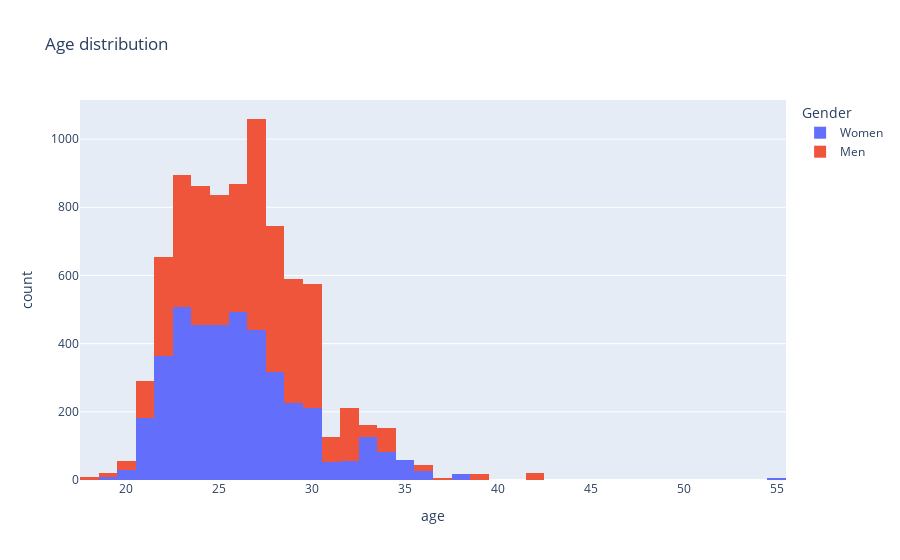

Write notebook code for a chart like this one.
### Code cell
fig = px.histogram(df, x="age", color="Gender", title="Age distribution")
fig.show()

### Figure 1 — Plotly figure (JSON) as saved in the notebook; plotly's stock layout.template omitted (floating-point values rounded to 4 significant figures; data arrays with more than 128 entries replaced by an {"elided": "..."} marker saying what was removed)
{"data": [{"alignmentgroup": "True", "bingroup": "x", "hovertemplate": "Gender=Women<br>age=%{x}<br>count=%{y}<extra></extra>", "legendgroup": "Women", "marker": {"color": "#636efa", "pattern": {"shape": ""}}, "name": "Women", "offsetgroup": "Women", "orientation": "v", "showlegend": true, "type": "histogram", "x": {"elided": "4184 int values"}, "xaxis": "x", "yaxis": "y"}, {"alignmentgroup": "True", "bingroup": "x", "hovertemplate": "Gender=Men<br>age=%{x}<br>count=%{y}<extra></extra>", "legendgroup": "Men", "marker": {"color": "#EF553B", "pattern": {"shape": ""}}, "name": "Men", "offsetgroup": "Men", "orientation": "v", "showlegend": true, "type": "histogram", "x": {"elided": "4194 int values"}, "xaxis": "x", "yaxis": "y"}], "layout": {"barmode": "relative", "legend": {"title": {"text": "Gender"}, "tracegroupgap": 0}, "title": {"text": "Age distribution"}, "xaxis": {"anchor": "y", "domain": [0, 1], "title": {"text": "age"}}, "yaxis": {"anchor": "x", "domain": [0, 1], "title": {"text": "count"}}}}
